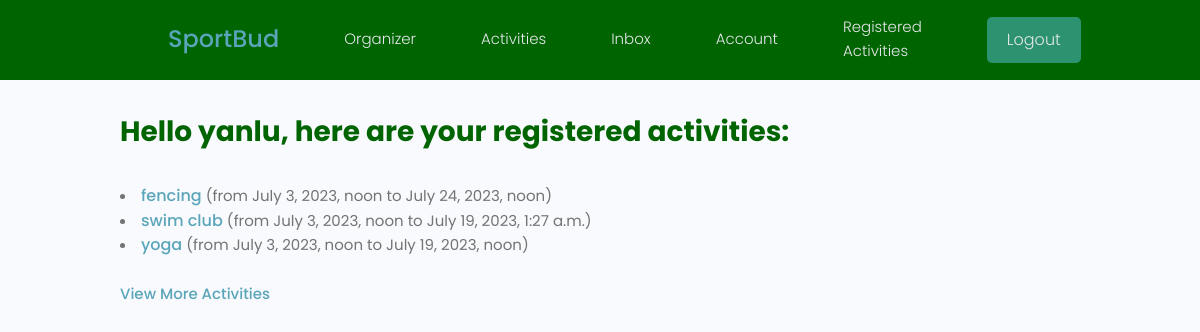
Page /registered-activities/ (signed in) on the committed database.
### users/models.py (models this page shows, shortened)
class Profile(models.Model):
    user = models.OneToOneField(User, on_delete=models.CASCADE, null=True,blank=True)
    name = models.CharField(max_length=200, blank=True, null=True)
    location = models.CharField(max_length=200, blank=True, null=True)
    email = models.EmailField(max_length=500, blank=True, null=True)
    username = models.CharField(max_length=200, blank=True, null=True)
    short_intro = models.CharField(max_length=200, blank=True, null=True)
    bio = models.TextField(blank=True, null=True)
    profile_image = models.ImageField(null=True, blank=True, upload_to='profiles/', default='profiles/default.jpeg')
    social_twitter = models.CharField(max_length=200, blank=True, null=True)
    social_linkedin = models.CharField(max_length=200, blank=True, null=True)
    social_youtube = models.CharField(max_length=200, blank=True, null=True)
    social_webpage = models.CharField(max_length=200, blank=True, null=True)
    created = models.DateTimeField(auto_now_add=True)
    hackathon_participant = models.BooleanField(default=True, null=True)
    registered_activities = models.ManyToManyField('base.Activity', blank=True, related_name='registered_activities')
    id = models.UUIDField(default=uuid.uuid4, unique=True, primary_key=True, editable=False)

### base/models.py (models this page shows, shortened)
class Activity(models.Model):
    owner = models.ForeignKey(Profile, null=True, blank=True, on_delete=models.SET_NULL)
    title = models.CharField(max_length=200)
    description = models.TextField(null=True, blank=True)
    location = models.CharField(max_length=200, blank=True, null=True)
    featured_image = models.ImageField(null=True, blank=True, default="default1.png")
    tags = models.ManyToManyField('Tag', blank=True)
    vote_ratio = models.DecimalField(max_digits=5, decimal_places=2, default=0)
    vote_total = models.PositiveIntegerField(default=0)
    created = models.DateTimeField(auto_now_add=True)
    participants = models.ManyToManyField(Profile, blank=True, related_name='events')
    start_date = models.DateTimeField(null=True)
    end_date = models.DateTimeField(null=True)
    scheduled_date = models.DateTimeField()
    registration_deadline = models.DateTimeField(null=True)
    id = models.UUIDField(default=uuid.uuid4, unique=True, primary_key=True, editable=False)
    class Meta:
        ordering = ['-vote_ratio', '-vote_total']

### users/views.py (the view)
# urls.py: path('registered-activities/', views.registeredActivities, name='registered-activities'),
@login_required(login_url='login')
def registeredActivities(request):
    profile = request.user.profile
    registered_activities = profile.registered_activities.all().order_by('-start_date')
    context = {'registered_activities': registered_activities, 'profile':profile}
    return render(request, 'users/registered_activities.html', context)

### users/templates/users/registered_activities.html
{% extends 'main.html' %}
{% block content %}
<main class="singleProject my-md">
    <div class="container">
        <h4 class="dev__name" >Hello {{profile.name}}, here are your registered activities:</h4>
        <br>
        <div class="participants__list scroll">
        {% for activity in registered_activities %}
        <li>
            <a href="{% url 'activity' activity.id %}">
                <h6 class="dev__title">{{ activity.title }}</h6>
            </a>
            (from {{ activity.start_date }} to {{ activity.end_date }})
        </li>
        {% endfor %}
        <br>
        <a href="{% url 'activities' %}">View More Activities</a>
        </div>
    </div>
</main>
{% endblock content %}

### static/styles/app.css (style rules this page uses)
:root { --color-sub: #006400; --color-sub-light: #2c9270; }
.dev__name { color: var(--color-sub); font-size: 2.8rem; font-weight: 700; margin-top: 1rem; margin-bottom: 0.5rem; }
.dev__title { font-size: 1.6rem; font-weight: 500; line-height: 1.3; }

### static/uikit/styles/modules/_variables.css (style rules this page uses)
:root { --color-main: #5aa5b9; --color-main-light: #e6faff; --color-sub: #3f4156; --color-sub-light: #51546e; --color-sub-lighter: #ededfd; --color-text: #737373; --color-gray: #8b8b8b; --color-light: #e5e7eb; --color-light-gray: #767676; --color-bg: #f8fafd; --color-white: #fffefd; --color-white-light: #f3f3f3; --color-success: #359e64; --color-success-bg: #def8e8; --color-error: #fc4b0b; --color-error-bg: #fff2ee; --font-base: 'Poppins', arial, helvetica, 'Segoe UI', roboto, ubuntu, sans-serif; --font-monospace: 'Fira Code', 'Courier New', courier, monospace; --font-regular: 300; --font-medium: 500; --font-bold: 700; --generic-shadow: 1px 1px 5px #00000010; --generic-transition: all 0.3s ease-in-out; }

### static/uikit/styles/modules/_base.css (style rules this page uses)
* { margin: 0; padding: 0; box-sizing: border-box; text-rendering: optimizeLegibility; color: inherit; font-size: inherit; }
html { font-size: 50%; }
@media only screen and (min-width: 480px) { html { font-size: 56.25%; } }
@media only screen and (min-width: 1200px) { html { font-size: 62.5%; } }
body { line-height: 1.6; font-weight: 400; font-size: 1.5rem; color: var(--color-text); background-color: var(--color-bg); min-height: 100vh; }

### static/uikit/styles/modules/_typography.css (style rules this page uses)
* { font-family: var(--font-base); }
h4 { font-size: 2.8rem; font-weight: var(--font-medium); }
h5, h6 { font-weight: var(--font-regular); }
h6 { font-size: 1.8rem; }
a { padding-bottom: 2px; text-decoration: none; display: inline-block; color: var(--color-main); font-weight: var(--font-medium); }

### static/uikit/styles/modules/_utilities.css (style rules this page uses)
.container { width: 92%; max-width: 165rem; margin: 0 auto; box-sizing: border-box; }
@media screen and (min-width: 1000px) { .container { width: 90%; } }
@media screen and (min-width: 1200px) { .container { width: 80%; } }
.my-md { margin: 3rem auto; }

### rows in the picture
Profile: name "yanlu"
Activity: title "fencing", start_date "July 3, 2023, noon", end_date "July 24, 2023, noon"
Activity: title "swim club", start_date "July 3, 2023, noon", end_date "July 19, 2023, 1:27 a.m."
Activity: title "yoga", start_date "July 3, 2023, noon", end_date "July 19, 2023, noon"
